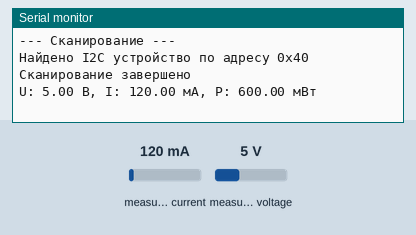
A sketch run on a simulated Arduino Uno, built with avr-gcc and run on an emulated ATmega328P. Shown: the last lines printed to the serial monitor. The inputs (shaded band) are chosen by the test bench; at power-on: measured current 120 mA, measured voltage 5 V.

Above: at 9.2 s.
9.3 s: measured current set to 40 mA
11.4 s: measured voltage set to 0.3 V
At 13.4 s:
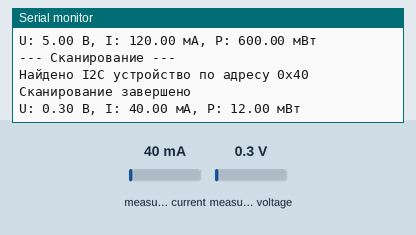
13.5 s: measured current set to 500 mA
At 19.1 s:
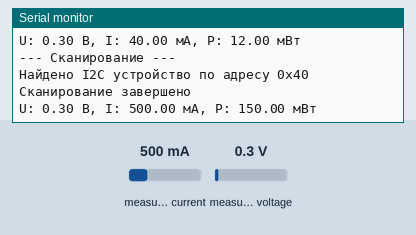
Timing chart, 0 to 20.6 s (numbered marks = the images above; inputs shaded):
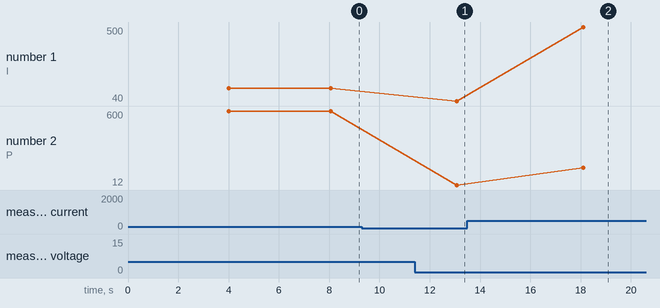

The sketch:

i2c_ina219_test.ino
```cpp
#include <Wire.h>
#include <Adafruit_INA219.h>

#define MODEM_POWER_PIN 12
Adafruit_INA219 ina219;

void setup() {
  Serial.begin(115200);
  delay(1000); // Даем время Serial-порту стабилизироваться

  // --- ШАГ 1: ДЕРЖИМ СИЛОВУЮ ЦЕПЬ ВЫКЛЮЧЕННОЙ ---
  pinMode(MODEM_POWER_PIN, OUTPUT);
  digitalWrite(MODEM_POWER_PIN, LOW);
  Serial.println("Силовая цепь 12В пока выключена.");

  // --- ШАГ 2: В ПОЛНОЙ ТИШИНЕ ИНИЦИАЛИЗИРУЕМ I2C ---
  Wire.begin();
  Serial.println("I2C шина запущена.");

  // Пытаемся начать "сложный разговор" с INA219
  if (!ina219.begin()) {
    Serial.println("КРИТИЧЕСКАЯ ОШИБКА: INA219 не найден ДАЖЕ в тишине. Проблема в железе.");
    while(1); // Останавливаемся, если что-то не так
  } else {
    Serial.println("УСПЕХ! INA219 успешно инициализирован в тишине.");
  }


  delay(3000);
  getVoltData();
  delay(3000);

  // --- ШАГ 3: ТЕПЕРЬ, КОГДА ВСЕ ГОТОВО, ВКЛЮЧАЕМ 12В ---
  Serial.println("\nВключаю силовую цепь 12В...");
  digitalWrite(MODEM_POWER_PIN, HIGH);
  delay(1000); // Даем время на стабилизацию
  Serial.println("Силовая цепь включена.");

  // --- ШАГ 4: ПРОВЕРЯЕМ, ВСЕ ЛИ ЖИВЫ ПОСЛЕ УДАРА ---
  Serial.println("\nЗапускаю сканер для проверки состояния ПОСЛЕ включения 12В...");
}


String getVoltData() {
  float bus_voltage = ina219.getBusVoltage_V();
  float current_mA = ina219.getCurrent_mA();
  float power_mW = ina219.getPower_mW();

  Serial.print("U: "); Serial.print(bus_voltage); Serial.print(" В, ");
  Serial.print("I: "); Serial.print(current_mA); Serial.print(" мА, ");
  Serial.print("P: "); Serial.print(power_mW); Serial.println(" мВт");

  String data = ",";
  data += String(bus_voltage, 2) + ",";
  data += String(current_mA, 2) + ",";
  data += String(power_mW, 2);

  return "";
}

void loop() {
  // Здесь остался твой рабочий сканер, который покажет нам,
  // что все датчики по-прежнему на месте.
  byte error, address;
  int nDevices;

  Serial.println("\n--- Сканирование ---");
  nDevices = 0;
  for (address = 1; address < 127; address++) {
    Wire.beginTransmission(address);
    error = Wire.endTransmission();
    if (error == 0) {
      Serial.print("Найдено I2C устройство по адресу 0x");
      if (address < 16) Serial.print("0");
      Serial.println(address, HEX);
      nDevices++;
    }
  }
  if (nDevices == 0) {
    Serial.println("I2C устройств не найдено\n");
  } else {
    Serial.println("Сканирование завершено\n");
  }

  getVoltData();
  delay(5000);
}
```

Measured:
- after the input at 11.4 s, the serial monitor: prints a new line after 1.7 s (image 1)
- after the input at 13.5 s, the serial monitor: prints a new line after 4.6 s (image 2)
- plotted number 1: 40 → 500 after the input at 13.5 s
- plotted number 2: 600 → 12 after the input at 11.4 s, 12 → 150 after the input at 13.5 s
